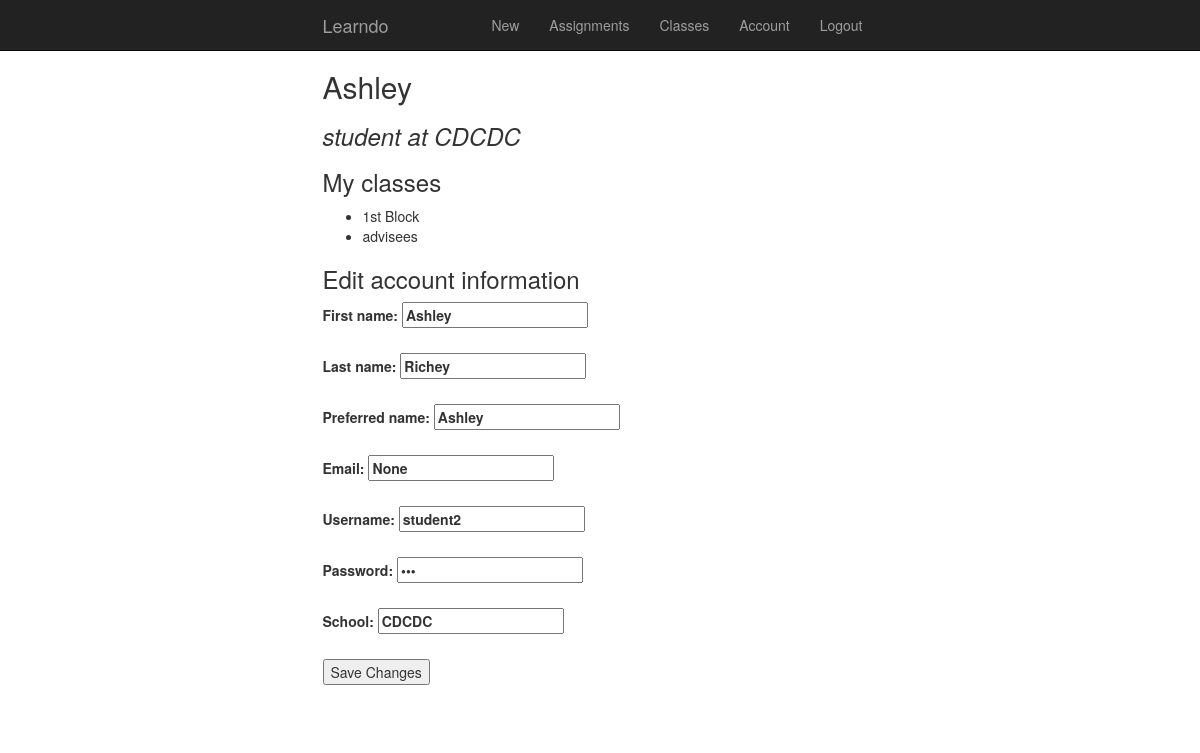
Screenshot of /profile/3 (signed in) with the database file from the repository.
### model.py (models this page shows, shortened)
class User(db.Model):
    __tablename__ = "users"
    user_id = db.Column(db.Integer, autoincrement=True, primary_key=True)
    is_teacher = db.Column(db.Boolean, nullable=False)
    username = db.Column(db.Integer, nullable=False, unique=True)
    password = db.Column(db.String(16), nullable=False)
    email = db.Column(db.String(64), nullable=True)
    first_name = db.Column(db.String(32), nullable=False)
    last_name = db.Column(db.String(32), nullable=True)
    display_name = db.Column(db.String(32), nullable=True)
    school = db.Column(db.String(64), nullable=True)
    classes = db.relationship("Class",
                             secondary='usersclasses',
                             backref="users")
    tasks = db.relationship('Task', backref='user')
    assignments = db.relationship('Assignment', backref='user')

class Class(db.Model):
    __tablename__ = "classes"
    class_id = db.Column(db.Integer, autoincrement=True, primary_key=True)
    class_name = db.Column(db.String(64), nullable=False)

### server.py (the view)
@app.route('/profile/<int:user_id>')
def load_profile(user_id):
    user = User.query.get(user_id)
    if user.is_teacher:
        acct_type = 'teacher'
    else:
        acct_type = 'student'
    my_classes = []
    for each_class in user.classes:
        my_classes.append(each_class.class_name)
    if access_profile(user_id) == True:
        return render_template("profile.html", user=user, my_classes=my_classes, acct_type=acct_type)
    else:
        flash("You do not have access to that page.")
        return redirect("/")

### helper.py (called while the page is built)
def list_teachers(student_id):
    student = User.query.get(student_id)
    teachers = []
    if student.is_teacher == 0:
        for each_class in student.classes:
            for user in each_class.users:
                if user.is_teacher == 1:
                    teachers.append(user.user_id)
    return teachers

def access_profile(user_id):
    user = User.query.get(user_id)
    teachers = list_teachers(user_id)
    if session['user_id'] == user_id:
        return True
    else:
        for teacher_id in teachers:
            if session['user_id'] == teacher_id:
                return True
            else:
                return False

### templates/profile.html (shortened to what this page needs)
{% extends 'base.html' %}
{% block content %}
<h2>{{ user.display_name }}</h2>
<h3><i>{{ acct_type }} at {{ user.school }}</i></h3>
<h3>My classes</h3>
    <ul>
    {% for class in my_classes %}
        <li>{{ class }}</li>
    {% endfor %}
    </ul>
<h3>Edit account information</h3>
<form action="/edit_profile" method="POST">
    <div>
        <label>
            First name:
            <input type="text" name="first" value="{{ user.first_name }}" required>
        </label><br><br>
    </div>
    <div>
        <label>
            Last name:
            <input type="text" name="last" value="{{ user.last_name }}" required>
        </label><br><br>
    </div>
    <div>
        <label>
            Preferred name:
            <input type="text" name="preferred" value="{{ user.display_name }}" >
        </label><br><br>
    </div>
    <div>
        <label>
            Email:
            <input type="text" name="email" value="{{ user.email }}">
        </label><br><br>
    </div>
    <div>
        <label>
            Username:
            <input type="text" name="username" value="{{ user.username}}" required>
        </label><br><br>
    </div>
    <div>
        <label>
            Password:
            <input type="password" name="password" value="{{ user.password }}" required>
        </label><br><br>
    </div>
    <div>
        <label>
            School:
            <input type="text" name="school" value="{{ user.school }}" required>
        </label><br><br>
    </div>
    <div>
        <input type="submit" value="Save Changes">
    </div>
</form>
{% endblock %}

### rows the page displays
User: display_name "Ashley", school "CDCDC", first "Ashley", last "Richey", preferred "Ashley", email "None", username "student2"
Class: class_name "1st Block"
Class: class_name "advisees"

### other values shown
{{ acct_type }} "student"
